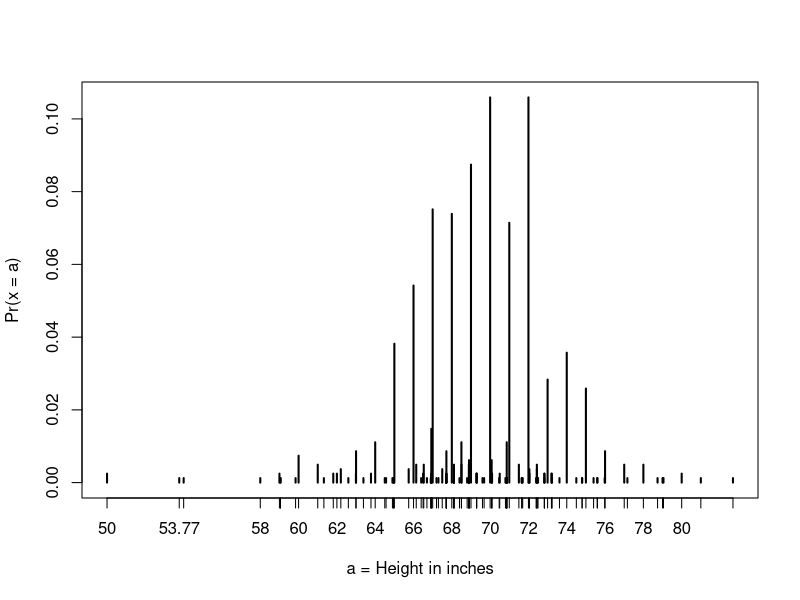
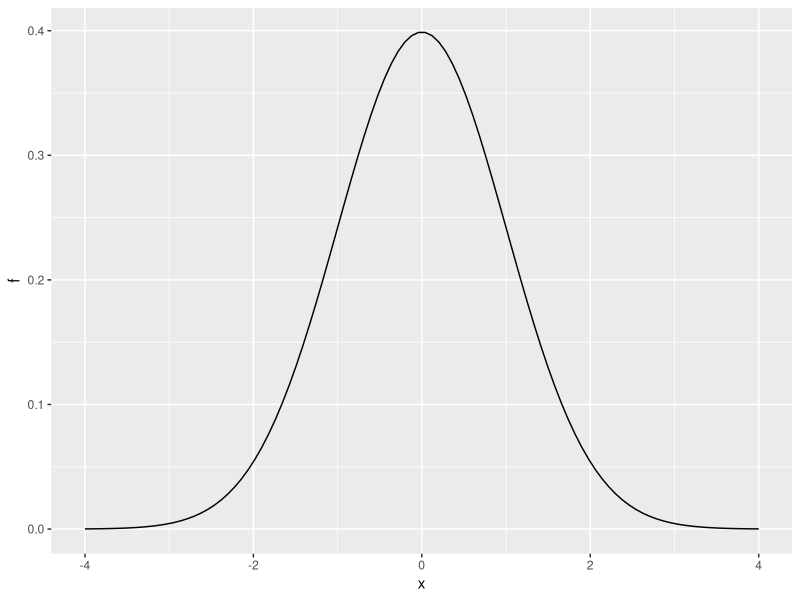
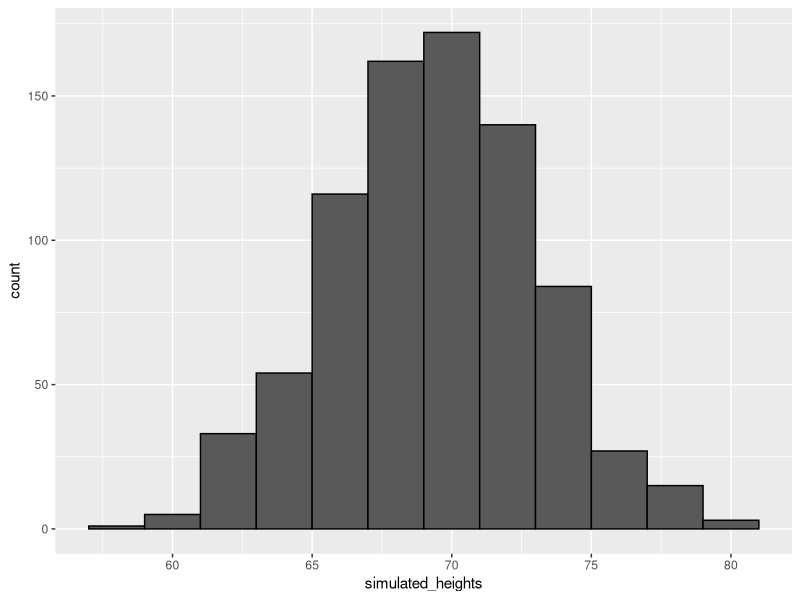
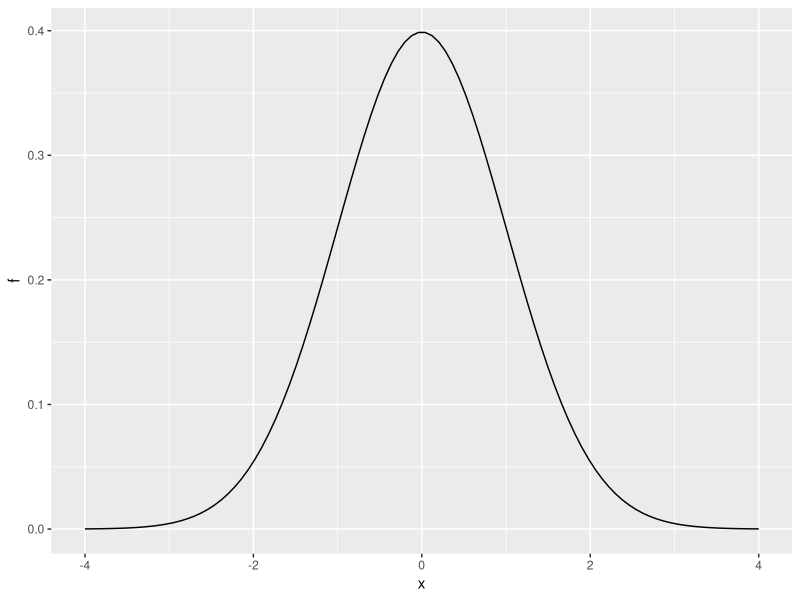

These figures' R source, in order:
## ---- chunk 1
library(tidyverse)
library(dslabs)
data(heights)
x <- heights %>% filter(sex=="Male") %>% pull(height)

F <- function(a) mean(x <= a)
1 - F(70)    # probability of male taller than 70 inches
## ---- chunk 2
library(tidyverse)
library(dslabs)
data(heights)
x <- heights %>% filter(sex=="Male") %>% pull(height)
head(x)

#We can estimate the probability that a male is taller than 70.5 inches using:

1 - pnorm(70.5, mean(x), sd(x))
## ---- chunk 3
# plot distribution of exact heights in data
plot(prop.table(table(x)), xlab = "a = Height in inches", ylab = "Pr(x = a)")

# probabilities in actual data over length 1 ranges containing an integer
mean(x <= 68.5) - mean(x <= 67.5)
mean(x <= 69.5) - mean(x <= 68.5)
mean(x <= 70.5) - mean(x <= 69.5)

# probabilities in normal approximation match well
pnorm(68.5, mean(x), sd(x)) - pnorm(67.5, mean(x), sd(x))
pnorm(69.5, mean(x), sd(x)) - pnorm(68.5, mean(x), sd(x))
pnorm(70.5, mean(x), sd(x)) - pnorm(69.5, mean(x), sd(x))

# probabilities in actual data over other ranges don't match normal approx as well
mean(x <= 70.9) - mean(x <= 70.1)
pnorm(70.9, mean(x), sd(x)) - pnorm(70.1, mean(x), sd(x))
## ---- chunk 4
library(tidyverse)
x <- seq(-4, 4, length = 100)
data.frame(x, f = dnorm(x)) %>%
    ggplot(aes(x, f)) +
    geom_line()
## ---- chunk 5
# define x as male heights from dslabs data
library(tidyverse)
library(dslabs)
data(heights)
x <- heights %>% filter(sex=="Male") %>% pull(height)

# generate simulated height data using normal distribution - both datasets should have n observations
n <- length(x)
avg <- mean(x)
s <- sd(x)
simulated_heights <- rnorm(n, avg, s)

# plot distribution of simulated_heights
data.frame(simulated_heights = simulated_heights) %>%
    ggplot(aes(simulated_heights)) +
    geom_histogram(color="black", binwidth = 2)
## ---- chunk 6
B <- 10000
tallest <- replicate(B, {
    simulated_data <- rnorm(800, avg, s)    # generate 800 normally distributed random heights
    max(simulated_data)    # determine the tallest height
})
mean(tallest >= 7*12)    # proportion of times that tallest person exceeded 7 feet (84 inches)
## ---- chunk 7
x <- seq(-4, 4, length.out = 100)
data.frame(x, f = dnorm(x)) %>%
    ggplot(aes(x,f)) +
    geom_line()
## ---- chunk 8
set.seed(16, sample.kind = "Rounding")
act_scores <- rnorm(10000, 20.9,5.7)

#What is the mean of act_scores
mean(act_scores)

#What is the standard deviation of act_scores?
sd(act_scores)

#A perfect score is 36 or greater (the maximum reported score is 36). In act_scores, how many perfect scores are there out of 10,000 simulated tests?
sum(act_scores >=36)

#In act_scores, what is the probability of an ACT score greater than 30?
mean(act_scores > 30)

#In act_scores, what is the probability of an ACT score less than or equal to 10?
mean(act_scores <= 10)
